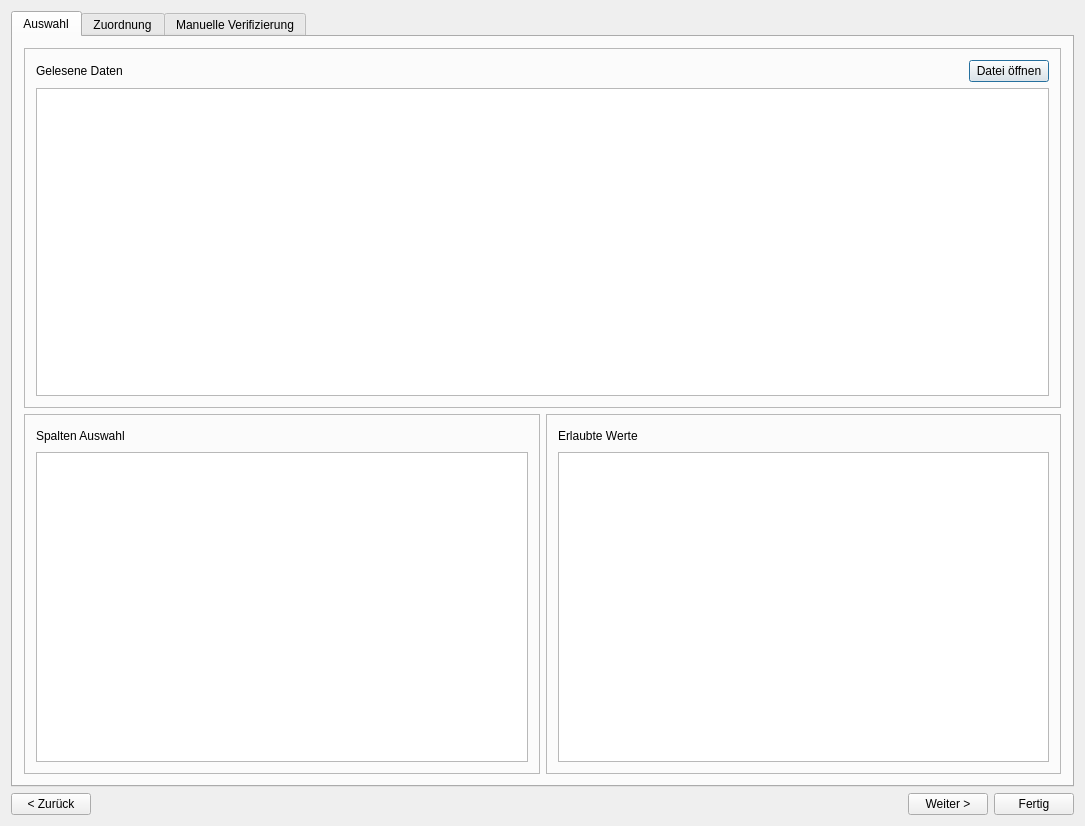
<?xml version="1.0" encoding="UTF-8"?>
<ui version="4.0">
 <class>DataImportDialogClass</class>
 <widget class="QDialog" name="DataImportDialogClass">
  <property name="geometry">
   <rect>
    <x>0</x>
    <y>0</y>
    <width>1085</width>
    <height>826</height>
   </rect>
  </property>
  <property name="windowTitle">
   <string>Daten importieren</string>
  </property>
  <layout class="QGridLayout" name="gridLayout">
   <item row="0" column="1">
    <widget class="QTabWidget" name="tabsImportSteps">
     <property name="enabled">
      <bool>true</bool>
     </property>
     <property name="currentIndex">
      <number>0</number>
     </property>
     <property name="documentMode">
      <bool>false</bool>
     </property>
     <property name="movable">
      <bool>false</bool>
     </property>
     <property name="tabBarAutoHide">
      <bool>false</bool>
     </property>
     <widget class="QWidget" name="tabSelection">
      <attribute name="title">
       <string>Auswahl</string>
      </attribute>
      <layout class="QVBoxLayout" name="verticalLayout">
       <item>
        <widget class="QFrame" name="frame_3">
         <property name="frameShape">
          <enum>QFrame::Shape::StyledPanel</enum>
         </property>
         <property name="frameShadow">
          <enum>QFrame::Shadow::Raised</enum>
         </property>
         <layout class="QGridLayout" name="gridLayout_4">
          <item row="0" column="0">
           <layout class="QHBoxLayout" name="horizontalLayout_5">
            <item>
             <widget class="QLabel" name="labelReadData">
              <property name="text">
               <string>Gelesene Daten</string>
              </property>
             </widget>
            </item>
            <item>
             <spacer name="horizontalSpacer_4">
              <property name="orientation">
               <enum>Qt::Orientation::Horizontal</enum>
              </property>
              <property name="sizeHint" stdset="0">
               <size>
                <width>40</width>
                <height>20</height>
               </size>
              </property>
             </spacer>
            </item>
            <item>
             <widget class="QPushButton" name="buttonOpenFile">
              <property name="text">
               <string>Datei öffnen</string>
              </property>
             </widget>
            </item>
           </layout>
          </item>
          <item row="1" column="0">
           <widget class="QTableView" name="tableViewReadData"/>
          </item>
         </layout>
        </widget>
       </item>
       <item>
        <layout class="QHBoxLayout" name="horizontalLayout_4">
         <item>
          <widget class="QFrame" name="frame">
           <property name="frameShape">
            <enum>QFrame::Shape::StyledPanel</enum>
           </property>
           <property name="frameShadow">
            <enum>QFrame::Shadow::Raised</enum>
           </property>
           <layout class="QGridLayout" name="gridLayout_2">
            <item row="0" column="0">
             <layout class="QHBoxLayout" name="horizontalLayout_2">
              <item>
               <widget class="QLabel" name="labelColumnsToImport">
                <property name="text">
                 <string>Spalten Auswahl</string>
                </property>
               </widget>
              </item>
              <item>
               <spacer name="horizontalSpacer_2">
                <property name="orientation">
                 <enum>Qt::Orientation::Horizontal</enum>
                </property>
                <property name="sizeHint" stdset="0">
                 <size>
                  <width>40</width>
                  <height>20</height>
                 </size>
                </property>
               </spacer>
              </item>
             </layout>
            </item>
            <item row="1" column="0">
             <widget class="QListWidget" name="listColumnsToImport"/>
            </item>
           </layout>
          </widget>
         </item>
         <item>
          <widget class="QFrame" name="frame_2">
           <property name="frameShape">
            <enum>QFrame::Shape::StyledPanel</enum>
           </property>
           <property name="frameShadow">
            <enum>QFrame::Shadow::Raised</enum>
           </property>
           <layout class="QGridLayout" name="gridLayout_3">
            <item row="0" column="0">
             <layout class="QHBoxLayout" name="horizontalLayout_3">
              <item>
               <widget class="QLabel" name="labelConstraints">
                <property name="text">
                 <string>Erlaubte Werte</string>
                </property>
               </widget>
              </item>
              <item>
               <spacer name="horizontalSpacer_3">
                <property name="orientation">
                 <enum>Qt::Orientation::Horizontal</enum>
                </property>
                <property name="sizeHint" stdset="0">
                 <size>
                  <width>40</width>
                  <height>20</height>
                 </size>
                </property>
               </spacer>
              </item>
             </layout>
            </item>
            <item row="1" column="0">
             <widget class="QListView" name="listConstraints"/>
            </item>
           </layout>
          </widget>
         </item>
        </layout>
       </item>
      </layout>
     </widget>
     <widget class="QWidget" name="tabMapping">
      <attribute name="title">
       <string>Zuordnung</string>
      </attribute>
      <layout class="QGridLayout" name="gridLayout_5">
       <item row="1" column="0">
        <widget class="QScrollArea" name="scrollArea">
         <property name="horizontalScrollBarPolicy">
          <enum>Qt::ScrollBarPolicy::ScrollBarAlwaysOff</enum>
         </property>
         <property name="widgetResizable">
          <bool>true</bool>
         </property>
         <widget class="QWidget" name="scrollAreaWidgetContents">
          <property name="geometry">
           <rect>
            <x>0</x>
            <y>0</y>
            <width>1043</width>
            <height>698</height>
           </rect>
          </property>
          <layout class="QGridLayout" name="gridLayout_6">
           <item row="1" column="0">
            <layout class="QVBoxLayout" name="layoutColumnMappings"/>
           </item>
          </layout>
         </widget>
        </widget>
       </item>
       <item row="0" column="0">
        <layout class="QHBoxLayout" name="horizontalLayout_6">
         <item>
          <widget class="QLabel" name="label_2">
           <property name="text">
            <string>Datenspalte</string>
           </property>
           <property name="alignment">
            <set>Qt::AlignmentFlag::AlignLeading|Qt::AlignmentFlag::AlignLeft|Qt::AlignmentFlag::AlignVCenter</set>
           </property>
          </widget>
         </item>
         <item>
          <spacer name="horizontalSpacer_6">
           <property name="orientation">
            <enum>Qt::Orientation::Horizontal</enum>
           </property>
           <property name="sizeHint" stdset="0">
            <size>
             <width>40</width>
             <height>20</height>
            </size>
           </property>
          </spacer>
         </item>
         <item>
          <widget class="QLabel" name="label">
           <property name="text">
            <string>Filter</string>
           </property>
           <property name="alignment">
            <set>Qt::AlignmentFlag::AlignLeading|Qt::AlignmentFlag::AlignLeft|Qt::AlignmentFlag::AlignVCenter</set>
           </property>
          </widget>
         </item>
         <item>
          <spacer name="horizontalSpacer_5">
           <property name="orientation">
            <enum>Qt::Orientation::Horizontal</enum>
           </property>
           <property name="sizeHint" stdset="0">
            <size>
             <width>40</width>
             <height>20</height>
            </size>
           </property>
          </spacer>
         </item>
         <item>
          <widget class="QLabel" name="label_3">
           <property name="text">
            <string>Datenbankspalte</string>
           </property>
           <property name="alignment">
            <set>Qt::AlignmentFlag::AlignLeading|Qt::AlignmentFlag::AlignLeft|Qt::AlignmentFlag::AlignVCenter</set>
           </property>
          </widget>
         </item>
        </layout>
       </item>
      </layout>
     </widget>
     <widget class="QWidget" name="tabManualVerification">
      <attribute name="title">
       <string>Manuelle Verifizierung</string>
      </attribute>
     </widget>
    </widget>
   </item>
   <item row="1" column="1">
    <layout class="QHBoxLayout" name="horizontalLayout">
     <item>
      <widget class="QPushButton" name="buttonPreviousStep">
       <property name="text">
        <string>&lt; Zurück</string>
       </property>
      </widget>
     </item>
     <item>
      <spacer name="horizontalSpacer">
       <property name="orientation">
        <enum>Qt::Orientation::Horizontal</enum>
       </property>
       <property name="sizeHint" stdset="0">
        <size>
         <width>40</width>
         <height>20</height>
        </size>
       </property>
      </spacer>
     </item>
     <item>
      <widget class="QPushButton" name="buttonNextStep">
       <property name="text">
        <string>Weiter &gt;</string>
       </property>
      </widget>
     </item>
     <item>
      <widget class="QPushButton" name="buttonDone">
       <property name="text">
        <string>Fertig</string>
       </property>
      </widget>
     </item>
    </layout>
   </item>
  </layout>
 </widget>
 <layoutdefault spacing="6" margin="11"/>
 <resources/>
 <connections/>
</ui>
